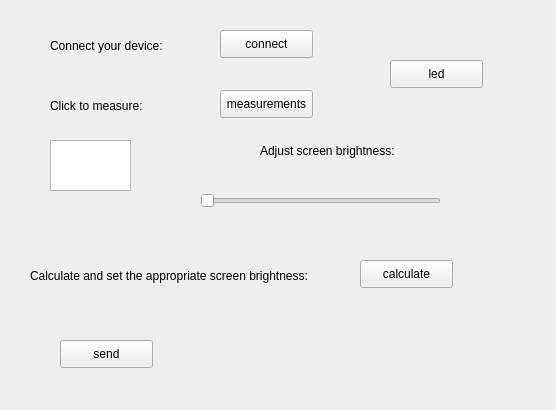
<?xml version="1.0" encoding="UTF-8"?>
<ui version="4.0">
 <class>Form</class>
 <widget class="QWidget" name="Form">
  <property name="geometry">
   <rect>
    <x>0</x>
    <y>0</y>
    <width>556</width>
    <height>410</height>
   </rect>
  </property>
  <property name="windowTitle">
   <string>Form</string>
  </property>
  <widget class="QPushButton" name="ledbtn">
   <property name="geometry">
    <rect>
     <x>390</x>
     <y>60</y>
     <width>93</width>
     <height>28</height>
    </rect>
   </property>
   <property name="text">
    <string>led</string>
   </property>
  </widget>
  <widget class="QPushButton" name="connectbtn">
   <property name="geometry">
    <rect>
     <x>220</x>
     <y>30</y>
     <width>93</width>
     <height>28</height>
    </rect>
   </property>
   <property name="text">
    <string>connect</string>
   </property>
  </widget>
  <widget class="QPushButton" name="bhbtn">
   <property name="geometry">
    <rect>
     <x>220</x>
     <y>90</y>
     <width>93</width>
     <height>28</height>
    </rect>
   </property>
   <property name="text">
    <string>measurements</string>
   </property>
  </widget>
  <widget class="QPushButton" name="calculatebtn">
   <property name="geometry">
    <rect>
     <x>360</x>
     <y>260</y>
     <width>93</width>
     <height>28</height>
    </rect>
   </property>
   <property name="text">
    <string>calculate</string>
   </property>
  </widget>
  <widget class="QLabel" name="connect_your_device">
   <property name="geometry">
    <rect>
     <x>50</x>
     <y>20</y>
     <width>161</width>
     <height>51</height>
    </rect>
   </property>
   <property name="text">
    <string>Connect your device:</string>
   </property>
  </widget>
  <widget class="QLabel" name="get_values">
   <property name="geometry">
    <rect>
     <x>50</x>
     <y>80</y>
     <width>131</width>
     <height>51</height>
    </rect>
   </property>
   <property name="text">
    <string>Click to measure:</string>
   </property>
  </widget>
  <widget class="QTextEdit" name="values">
   <property name="geometry">
    <rect>
     <x>50</x>
     <y>140</y>
     <width>81</width>
     <height>51</height>
    </rect>
   </property>
  </widget>
  <widget class="QSlider" name="brightslider">
   <property name="geometry">
    <rect>
     <x>200</x>
     <y>170</y>
     <width>241</width>
     <height>61</height>
    </rect>
   </property>
   <property name="orientation">
    <enum>Qt::Horizontal</enum>
   </property>
  </widget>
  <widget class="QLabel" name="set_brightness_label">
   <property name="geometry">
    <rect>
     <x>260</x>
     <y>120</y>
     <width>181</width>
     <height>61</height>
    </rect>
   </property>
   <property name="text">
    <string>Adjust screen brightness:</string>
   </property>
  </widget>
  <widget class="QLabel" name="calculate_label">
   <property name="geometry">
    <rect>
     <x>30</x>
     <y>250</y>
     <width>321</width>
     <height>51</height>
    </rect>
   </property>
   <property name="text">
    <string>Calculate and set the appropriate screen brightness:</string>
   </property>
  </widget>
  <widget class="QPushButton" name="sendbtn">
   <property name="geometry">
    <rect>
     <x>60</x>
     <y>340</y>
     <width>93</width>
     <height>28</height>
    </rect>
   </property>
   <property name="text">
    <string>send</string>
   </property>
  </widget>
 </widget>
 <resources/>
 <connections/>
</ui>
